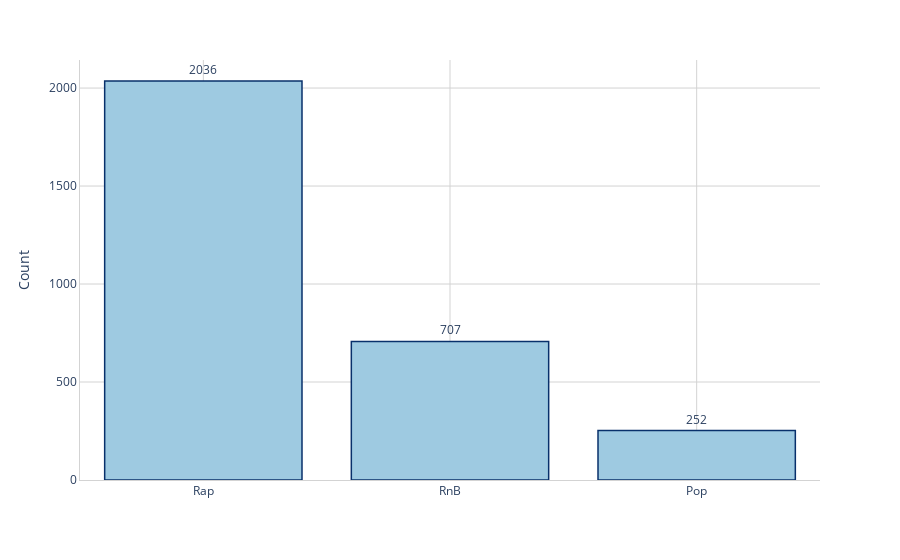

The notebook cell saved with this chart:
### Code cell
import plotly.express as px
import plotly.graph_objects as go
dist_plot = df.groupby('genre')['name'].count().sort_values(ascending=False)

fig = px.bar(dist_plot, y=dist_plot.values, x=dist_plot.index, text=dist_plot.values)
fig.update_traces(texttemplate='%{text:.0f}', textposition='outside')
fig.update_layout(uniformtext_minsize=8, uniformtext_mode='hide',
                  plot_bgcolor='rgba(0,0,0,0)',
                  yaxis_title="Count",
                  xaxis_title="")
fig.update_xaxes(showline=True, linewidth=1, linecolor='lightgrey', 
                 showgrid=True, gridwidth=1, gridcolor='lightgrey')
fig.update_yaxes(showline=True, linewidth=1, linecolor='lightgrey',
                 showgrid=True, gridwidth=1, gridcolor='lightgrey')

fig.update_traces(marker_color='rgb(158,202,225)', marker_line_color='rgb(8,48,107)',
                  marker_line_width=1.5)
fig.show()

### Figure 1 — Plotly figure (JSON) as saved in the notebook; plotly's stock layout.template omitted (floating-point values rounded to 4 significant figures)
{"data": [{"alignmentgroup": "True", "hovertemplate": "genre=%{x}<br>y=%{y}<br>text=%{text}<extra></extra>", "legendgroup": "", "marker": {"color": "rgb(158,202,225)", "line": {"color": "rgb(8,48,107)", "width": 1.5}, "pattern": {"shape": ""}}, "name": "", "offsetgroup": "", "orientation": "v", "showlegend": false, "text": [2036, 707, 252], "textposition": "outside", "texttemplate": "%{text:.0f}", "type": "bar", "x": ["Rap", "RnB", "Pop"], "xaxis": "x", "y": [2036, 707, 252], "yaxis": "y"}], "layout": {"barmode": "relative", "legend": {"tracegroupgap": 0}, "margin": {"t": 60}, "plot_bgcolor": "rgba(0,0,0,0)", "uniformtext": {"minsize": 8, "mode": "hide"}, "xaxis": {"anchor": "y", "domain": [0, 1], "gridcolor": "lightgrey", "gridwidth": 1, "linecolor": "lightgrey", "linewidth": 1, "showgrid": true, "showline": true, "title": {"text": ""}}, "yaxis": {"anchor": "x", "domain": [0, 1], "gridcolor": "lightgrey", "gridwidth": 1, "linecolor": "lightgrey", "linewidth": 1, "showgrid": true, "showline": true, "title": {"text": "Count"}}}}
